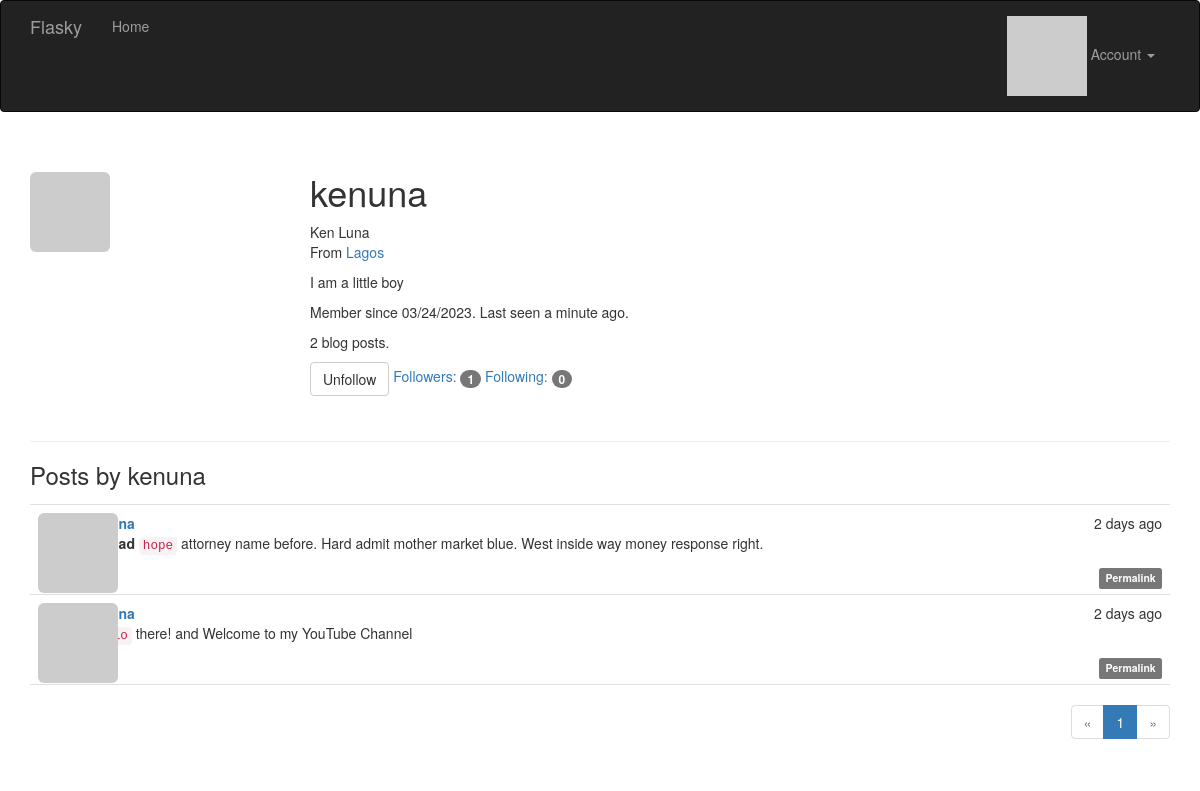
Page /user/kenuna (signed in) on the committed database.
### app/models.py (models this page shows, shortened)
class User(UserMixin, db.Model):
    __tablename__ = 'users'
    id = db.Column(db.Integer, primary_key=True)
    email = db.Column(db.String(64), unique=True, index=True)
    username = db.Column(db.String(64), unique=True, index=True)
    password_hash = db.Column(db.String(128))
    role_id = db.Column(db.Integer, db.ForeignKey('roles.id'))
    confirmed = db.Column(db.Boolean, default=False)
    name = db.Column(db.String(64))
    location = db.Column(db.String(64))
    about_me = db.Column(db.Text())
    member_since = db.Column(db.DateTime(), default=datetime.utcnow)
    last_seen = db.Column(db.DateTime(), default=datetime.utcnow)
    avatar_hash = db.Column(db.String(32))
    posts = db.relationship('Post', backref='author', lazy='dynamic')
    followed = db.relationship('Follow',
                               foreign_keys=[Follow.follower_id],
                               backref=db.backref('follower', lazy='joined'),
                               lazy='dynamic',
                               cascade='all, delete-orphan')
    followers = db.relationship('Follow',
                                foreign_keys=[Follow.followed_id],
                                backref=db.backref('followed', lazy='joined'),
                                lazy='dynamic',
                                cascade='all, delete-orphan')
    @property
    def password(self):
        raise AttributeError('password is not a readable attribute')
    def ping(self):
        self.last_seen = datetime.utcnow()
        db.session.add(self)
        db.session.commit()
    def can(self, perm):
        return self.role is not None and self.role.has_permission(perm)
    def is_administrator(self):
        return self.can(Permission.ADMIN)
    def gravatar(self, size=100, default='identicon', rating='g'):
        url = 'https://secure.gravatar.com/avatar'
        hash = hashlib.md5(self.email.lower().encode('utf-8')).hexdigest()
        return '{url}/{hash}?s={size}&d={default}&r={rating}'.format(
            url=url, hash=hash, size=size, default=default, rating=rating)
    def is_following(self, user):
        if user.id is None:
            return False
        return self.followed.filter_by(
            followed_id=user.id).first() is not None

class Post(db.Model):
    __tablename__ = 'posts'
    id = db.Column(db.Integer, primary_key=True)
    body = db.Column(db.Text)
    body_html = db.Column(db.Text)
    timestamp = db.Column(db.DateTime, index=True, default=datetime.utcnow)
    author_id = db.Column(db.Integer, db.ForeignKey('users.id'))

### app/main/views.py (the view)
@main.route('/user/<username>')
def user(username):
    user = User.query.filter_by(username=username).first_or_404()
    page = request.args.get('page', 1, type=int)
    pagination = user.posts.order_by(Post.timestamp.desc()).paginate(
        page=page, per_page=current_app.config['FLASKY_POSTS_PER_PAGE'],
        error_out=False)
    posts = pagination.items
    return render_template('user.html', user=user, posts=posts,
                           pagination=pagination)

### app/auth/views.py (called while the page is built)
@auth.before_app_request
def before_request():
    if current_user.is_authenticated:
        current_user.ping()
        if not current_user.confirmed \
                and request.endpoint \
                and request.blueprint != 'auth' \
                and request.endpoint != 'static':
            return redirect(url_for('auth.unconfirmed'))

### app/main/__init__.py (called while the page is built)
@main.app_context_processor
def inject_permissions():
    return dict(Permission=Permission)

### app/models.py (called while the page is built)
@login_manager.user_loader
def load_user(user_id):
    return User.query.get(int(user_id))

    def has_permission(self, perm):
        return self.permissions & perm == perm

### app/templates/user.html (shortened to what this page needs)
{% extends "base.html" %}
{% import "_macros.html" as macros %}
{% block page_content %}
<div class="page-header">
    <img class="img-rounded profile-thumbnail" src="{{ user.gravatar(size=256) }}">
    <div class="profile-header">
        <h1>{{ user.username }}</h1>
        {% if user.name or user.location %}
        <p>
            {% if user.name %}{{ user.name }}<br>{% endif %}
            {% if user.location %}
                From <a href="http://maps.google.com/?q={{ user.location }}">
                    {{ user.location }}
                </a>
                <br>
            {% endif %}
        </p>
        {% endif %}
        {% if user.about_me %}<p>{{ user.about_me }}</p>{% endif %}
        <p>
            Member since {{ moment(user.member_since).format('L') }}.
            Last seen {{ moment(user.last_seen).fromNow() }}.
        </p>
        <p>{{ user.posts.count() }} blog posts.</p>
        <p>
            {% if current_user.can(Permission.FOLLOW) and user != current_user %}
                {% if not current_user.is_following(user) %}
                <a href="{{ url_for('.follow', username=user.username) }}" class="btn btn-primary">Follow</a>
                {% else %}
                <a href="{{ url_for('.unfollow', username=user.username) }}" class="btn btn-default">Unfollow</a>
                {% endif %}
            {% endif %}
            <a href="{{ url_for('.followers', username=user.username) }}">Followers: <span class="badge">{{ user.followers.count() }}</span></a>
            <a href="{{ url_for('.followed_by', username=user.username) }}">Following: <span class="badge">{{ user.followed.count() }}</span></a>
        </p>
    </div>
</div>
<h3>Posts by {{ user.username }}</h3>
{% include '_posts.html' %}
{% if pagination %}
<div class="pagination">
    {{ macros.pagination_widget(pagination, '.user', username=user.username) }}
</div>
{% endif %}
{% endblock %}

### app/templates/_posts.html (shortened to what this page needs)
<ul class="posts">
    {% for post in posts %}
    <li class="post">
        <div class="post-thumbnail">
            <a href="{{ url_for('.user', username=post.author.username) }}">
                <img class="img-rounded profile-thumbnail"
                    src="{{ post.author.gravatar(size=40) }}">
            </a>
        </div>
        <div class="post-content">
            <div class="post-date">{{ moment(post.timestamp).fromNow() }}</div>
            <div class="post-author">
                <a href="{{ url_for('.user', username=post.author.username) }}">
                </a>
            </div>
            <div class="post-body">
                {% if post.body_html %}
                    {{ post.body_html | safe }}
                {% else %}
                    {{ post.body }}
                {% endif %}
            </div>
            <div class="post-footer">
                <a href="{{ url_for('.post', id=post.id) }}">
                    <span class="label label-default">Permalink</span>
                </a>
            </div>
        </div>
    </li>
    {% endfor %}
</ul>

### app/static/styles.css (style rules this page uses)
.profile-thumbnail { position: absolute; }
.profile-header { min-height: 260px; margin-left: 280px; }
ul.posts { list-style-type: none; padding: 0px; margin: 16px 0px 0px 0px; border-top: 1px solid #e0e0e0; }
ul.posts li.post { padding: 8px; border-bottom: 1px solid #e0e0e0; }
div.post-date { float: right; }
div.post-author { font-weight: bold; }
div.post-thumbnail { position: absolute; }
div.post-content { margin-left: 48px; min-height: 48px; }
div.post-footer { text-align: right; }
div.pagination { width: 100%; text-align: right; padding: 0px; margin: 0px; }

### rows in the picture
User: username "kenuna", name "Ken Luna", location "Lagos", about_me "I am a little boy", member_since "03/24/2023", last_seen "a minute ago"
Post: timestamp "2 days ago", body_html "hope attorney name before. Hard admit mother market blue. West inside way money response right."
Post: timestamp "2 days ago", body_html "there! and Welcome to my YouTube Channel"

### other values in the picture
{{ user.posts.count() }} "2"
{{ user.followers.count() }} "1"
{{ user.followed.count() }} "0"
{{ p }} "1"
